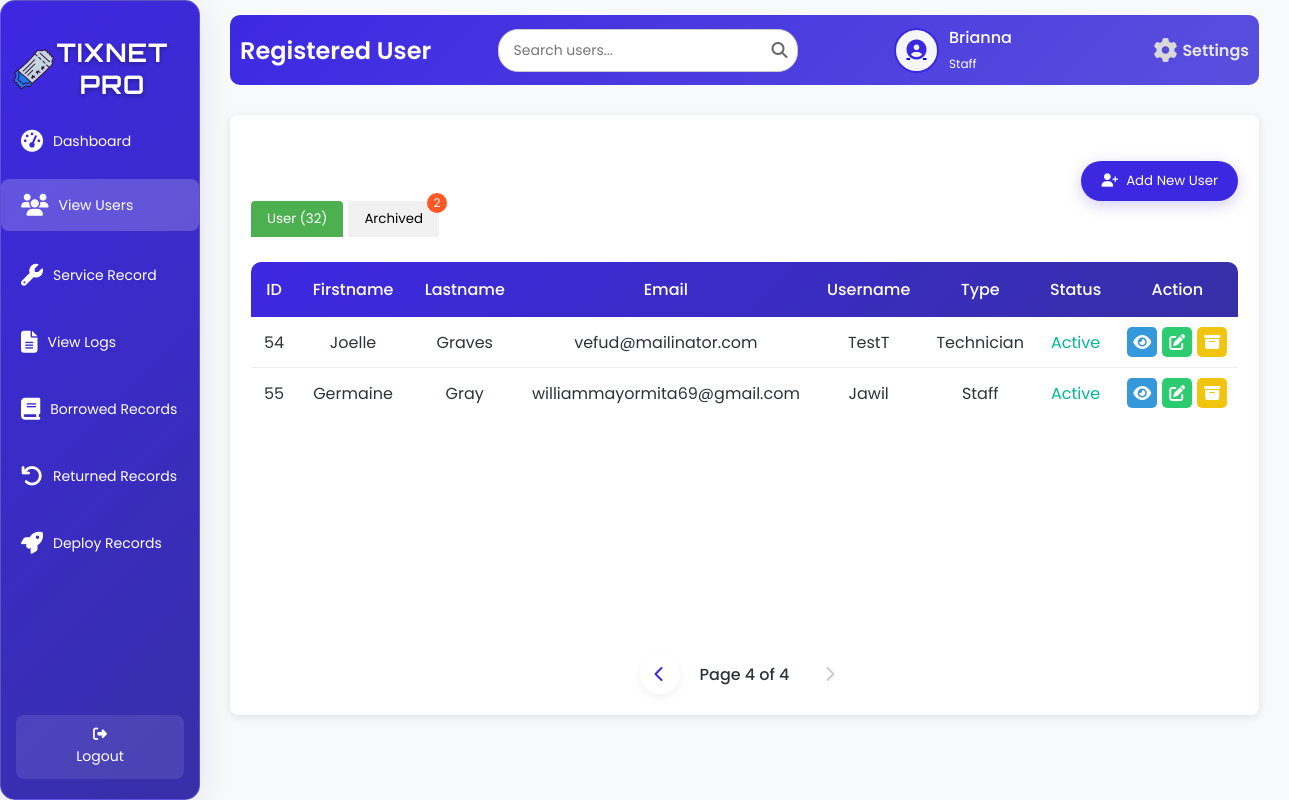
/viewU.php?tab=active&page=4 (signed in), run on an earlier commit of the app's database.
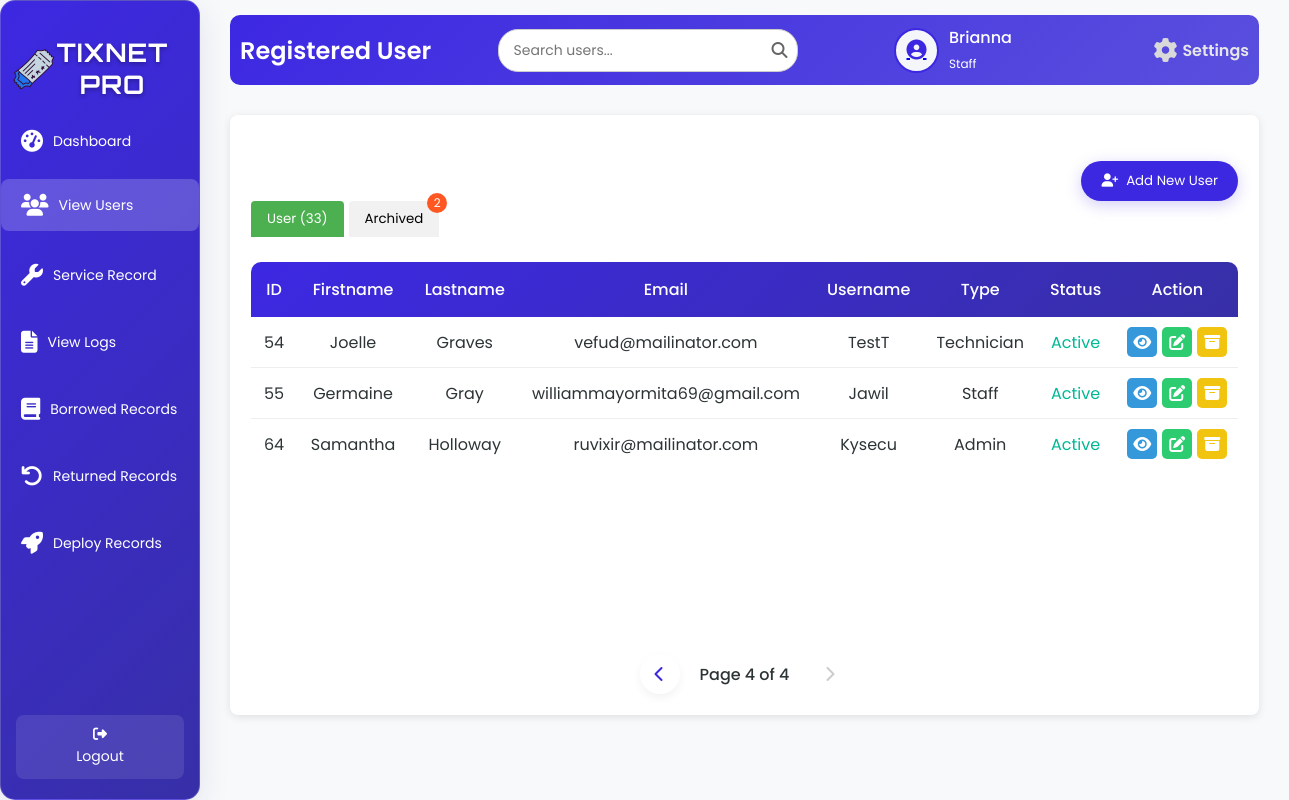
And on a later commit of the database.
### tables this page shows
CREATE TABLE `tbl_user` (
  `u_id` int(50) NOT NULL,
  `u_fname` varchar(200) NOT NULL,
  `u_lname` varchar(200) NOT NULL,
  `u_email` varchar(200) NOT NULL,
  `u_username` varchar(200) NOT NULL,
  `u_password` varchar(200) NOT NULL,
  `u_type` varchar(200) NOT NULL,
  `u_status` varchar(200) NOT NULL
);

### viewU.php (the view, shortened to what the changed rows need)
<?php
include 'db.php';
$limit = 10;
$page = isset($_GET['page']) ? (int)$_GET['page'] : 1;
$offset = ($page - 1) * $limit;
$countQuery = "SELECT COUNT(*) as total FROM tbl_user WHERE u_status IN ('active', 'pending')";
$countResult = $conn->query($countQuery);
$totalUsers = $countResult->fetch_assoc()['total'];
$sql = "SELECT u_id, u_fname, u_lname, u_email, u_username, u_type, u_status FROM tbl_user WHERE u_status IN ('active', 'pending') LIMIT ?, ?";
$stmt = $conn->prepare($sql);
$stmt->bind_param("ii", $offset, $limit);
$stmt->execute();
$activeAndPendingUsers = $stmt->get_result();
$archivedCountQuery = "SELECT COUNT(*) as total FROM tbl_archive";
$archivedCountResult = $conn->query($archivedCountQuery);
$totalArchived = $archivedCountResult->fetch_assoc()['total'];
?>
<!DOCTYPE html>
<html lang="en">
<head>
    <link rel="stylesheet" href="viewU.css">
    <link rel="stylesheet" href="https://cdnjs.cloudflare.com/ajax/libs/font-awesome/6.6.0/css/all.min.css" />
</head>
<body>
<div class="wrapper">
    <div class="sidebar glass-container">
        <h2><img src="image/logo.png" alt="Tix Net Icon" class="sidebar-icon">TixNet Pro</h2>
    </div>
    <div class="container">
        <div class="upper">
            <h1>Registered User</h1>
        </div>
        <div class="table-box glass-container">
            <div class="tab-buttons">
                <button class="tab-btn active" onclick="showTab('active')">User (<?php echo $totalUsers; ?>)</button>
                <button class="tab-btn" onclick="showTab('archived')">
                    Archived
                    <?php if ($totalArchived > 0): ?>
                        <span class="tab-badge"><?php echo $totalArchived; ?></span>
                    <?php endif; ?>
                </button>
            </div>
            <div id="active-users-tab" class="active">
                <table id="active-users-table">
                    <thead>
                        <tr>
                            <th>ID</th>
                            <th>Firstname</th>
                            <th>Lastname</th>
                            <th>Email</th>
                            <th>Username</th>
                            <th>Type</th>
                            <th>Status</th>
                            <th>Action</th>
                        </tr>
                    </thead>
                    <tbody id="active-users-tbody">
                        <?php
                        if ($activeAndPendingUsers->num_rows > 0) {
                            while ($row = $activeAndPendingUsers->fetch_assoc()) {
                                echo "<tr>
                                        <td>{$row['u_id']}</td>
                                        <td>" . htmlspecialchars($row['u_fname'], ENT_QUOTES, 'UTF-8') . "</td>
                                        <td>" . htmlspecialchars($row['u_lname'], ENT_QUOTES, 'UTF-8') . "</td>
                                        <td>" . htmlspecialchars($row['u_email'], ENT_QUOTES, 'UTF-8') . "</td>
                                        <td>" . htmlspecialchars($row['u_username'], ENT_QUOTES, 'UTF-8') . "</td>
                                        <td>" . ucfirst(strtolower($row['u_type'])) . "</td>
                                        <td class='status-" . strtolower($row['u_status']) . "'>" . ucfirst(strtolower($row['u_status'])) . "</td>
                                        <td class='action-buttons'>
                                            <a class='view-btn' onclick=\"showViewModal('{$row['u_id']}', '" . htmlspecialchars($row['u_fname'], ENT_QUOTES, 'UTF-8') . "', '" . htmlspecialchars($row['u_lname'], ENT_QUOTES, 'UTF-8') . "', '" . htmlspecialchars($row['u_email'], ENT_QUOTES, 'UTF-8') . "', '" . htmlspecialchars($row['u_username'], ENT_QUOTES, 'UTF-8') . "', '{$row['u_type']}', '{$row['u_status']}')\" title='View'><i class='fas fa-eye'></i></a>
                                            <a class='edit-btn' onclick=\"showEditUserModal('{$row['u_id']}', '" . htmlspecialchars($row['u_fname'], ENT_QUOTES, 'UTF-8') . "', '" . htmlspecialchars($row['u_lname'], ENT_QUOTES, 'UTF-8') . "', '" . htmlspecialchars($row['u_email'], ENT_QUOTES, 'UTF-8') . "', '" . htmlspecialchars($row['u_username'], ENT_QUOTES, 'UTF-8') . "', '{$row['u_type']}', '{$row['u_status']}')\" title='Edit'><i class='fas fa-edit'></i></a>
                                            <a class='archive-btn' onclick=\"showArchiveModal('{$row['u_id']}', '" . htmlspecialchars($row['u_fname'] . ' ' . $row['u_lname'], ENT_QUOTES, 'UTF-8') . "')\" title='Archive'><i class='fas fa-archive'></i></a>
                                        </td>
                                    </tr>";
                            }
                        } else {
                            echo "<tr><td colspan='8' style='text-align: center;'>No active or pending users found.</td></tr>";
                        }
                        ?>
                    </tbody>
                </table>
            </div>
        </div>
    </div>
</div>
</body>
</html>

What changed in the data, as far as the page shows it:
added tbl_user: u_id "64", u_fname "Samantha", u_lname "Holloway", u_email "ruvixir@mailinator.com", u_username "Kysecu", u_type "Admin", u_status "Active"
Also different on the page:
$totalUsers: "32" → "33"
